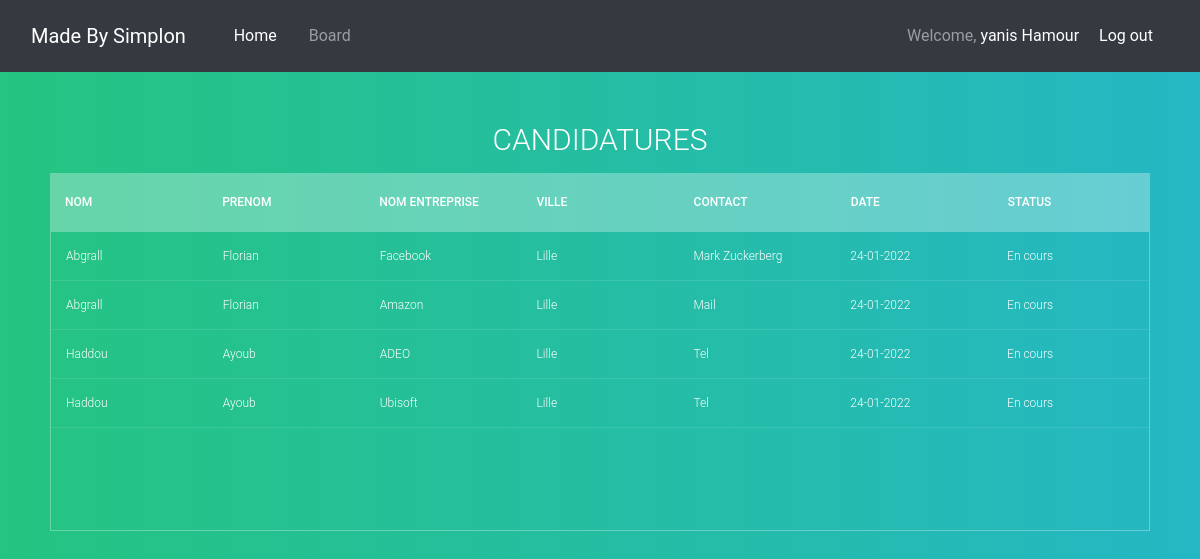
/board (signed in), run on the app's committed database.
### App/models.py (models this page shows, shortened)
class Users(db.Model,UserMixin):
    id = db.Column(db.Integer(), primary_key=True, nullable=False, unique=True)
    last_name = db.Column(db.String(length=30), nullable=False)
    first_name = db.Column(db.String(length=30), nullable=False)
    email_address = db.Column(db.String(length=50), nullable=False, unique=True)
    password_hash = db.Column(db.String(length=60), nullable=False)
    telephone_number = db.Column(db.String(length=10), nullable=True)
    is_admin = db.Column(db.Boolean(), nullable=False, default=False)

class Enterprise(db.Model):
    id = db.Column(db.Integer(), primary_key=True, nullable=False, unique=True)
    name = db.Column(db.String(length=50), nullable=False)
    place = db.Column(db.String(length=50))

class Candidacy(db.Model):
    id = db.Column(db.Integer(), primary_key=True, nullable=False, unique=True)
    user_id = db.Column(db.Integer(), nullable=False)
    enterprise_id = db.Column(db.Integer(), nullable=False)
    contact = db.Column(db.String(length=50), nullable=False)
    date = db.Column(db.String(), nullable=False)
    date_retry = db.Column(db.String(), nullable=True)
    status = db.Column(db.String(), nullable=True, default="En cours")

### App/routes.py (the view)
@app.route('/board', methods=['GET','POST'])
@login_required
def board_page():
    req = Request()
    if (current_user.is_admin == True):
        return render_template('board.html', title = ["Nom", "Prenom","Nom Entreprise", "Ville","Contact", "Date", "Status"],User=req.request_all_nomination())
    else:
        return render_template('board.html', title = ["ID","Nom Entreprise", "Ville","Contact", "Date", "Status",""],User=req.request_nomination_by_id(current_user.id))

### App/models.py (called while the page is built)
@login_manager.user_loader
def load_user(user_id):
    return Users.query.get(int(user_id))

### App/request.py (called while the page is built)
    def get_db_connection(self):
        return(sqlite3.connect('App/candidature.db'))

    def request_all_nomination(self):
        connection = self.get_db_connection()
        request = "SELECT Users.last_name, Users.first_name, Enterprise.name, Enterprise.place, Candidacy.contact, Candidacy.date, Candidacy.status FROM Users, Candidacy, Enterprise WHERE Users.id = Candidacy.user_id AND Candidacy.enterprise_id = Enterprise.id"
        result = connection.execute(request).fetchall()
        connection.close()
        return result

### App/templates/board.html (shortened to what this page needs)
{% extends "base.html" %}
{% block content %}
<section>
  <h1>Candidatures</h1>
  <div class="tbl-header">
    <table cellpadding="0" cellspacing="0" border="0">
      <thead>
        <tr>
          {% for col_name in title %}
          <th>{{ col_name }}</th>
          {% endfor %}
        </tr>
      </thead>
    </table>
  </div>
  <div class="tbl-content">
    <table cellpadding="0" cellspacing="0" border="0">
      <tbody>
        {% for row in User%}
        <tr>
          {% for info in row %}
          <td>{{ info }}</td>
          {% endfor %}
        </tr>
        {% endfor %}
      </tbody>
    </table>
  </div>
</section>
{% endblock %}

### App/templates/base.html (shortened to what this page needs)
<!doctype html>
<html lang="en">
<head>
  <link rel="stylesheet" href="https://stackpath.bootstrapcdn.com/bootstrap/4.4.1/css/bootstrap.min.css"
 />
  <link rel="stylesheet" href="https://stackpath.bootstrapcdn.com/font-awesome/4.7.0/css/font-awesome.min.css"
 />
  <link rel="stylesheet" href="/static/style.css">
</head>
<body>
  <nav class="navbar navbar-expand-lg navbar-dark bg-dark">
    <div class="col-2">
    <a class="navbar-brand" href="#">Made By Simplon</a>
    </div>
    <div class="collapse navbar-collapse col-7" id="navbar">
      <ul class="navbar-nav">
        <li class="nav-item">
          <a class="nav-link active" aria-current="page" href="{{ url_for('home_page') }}">Home</a>
        </li>
        {% if current_user.is_authenticated %}
        <li class="nav-item ml-3">
          <a class="nav-link" href="{{ url_for('board_page') }}">Board</a>
        </li>
        {% else %}
        <li class="nav-item ml-3">
          <a class="nav-link" href="{{ url_for('login_page') }}">Board</a>
        </li>
        {% endif %}
      </ul>
    </div>
      <div class="col-3">
        {% if current_user.is_authenticated %}
        <span class="navbar-text">
          Welcome,
          <a href="{{ url_for('modify_profile') }}"> {{ current_user.first_name }} {{ current_user.last_name }}</a>
        </span>
        <span class="navbar-text">
          <a class="nav-link" href="{{ url_for('logout_page') }}">Log out</a>
        </span>
        {% else %}
        <span class="navbar-text">
          <a class="nav-link" href="{{ url_for('login_page') }}">Log in</a>
        </span>
        {% endif %}
      </div>
  </nav>
  {% block content %}
  {% endblock %}
  </body>
</html>

### App/static/style.css (style rules this page uses)
h1 { font-size: 30px; color: #fff; text-transform: uppercase; font-weight: 300; text-align: center; margin-bottom: 15px; }
table { width:100%; table-layout: fixed; }
section { border-radius: 20px; }
.tbl-header { background-color: rgba(255,255,255,0.3); }
.tbl-content { height:300px; overflow-x:auto; margin-top: 0px; border: 1px solid rgba(255,255,255,0.3); }
th { padding: 20px 15px; text-align: left; font-weight: 500; font-size: 12px; color: #fff; text-transform: uppercase; }
td { padding: 15px; text-align: left; vertical-align:middle; font-weight: 300; font-size: 12px; color: #fff; border-bottom: solid 1px rgba(255,255,255,0.1); }
body { background: -webkit-linear-gradient(left, #25c481, #25b7c4); background: linear-gradient(to right, #25c481, #25b7c4); font-family: 'Roboto', sans-serif; }
section { margin:50px; }
a, a:hover { color: #fff; }

### data on the page
Users: first_name "yanis", last_name "Hamour"
Candidacy: contact "Mark Zuckerberg", date "24-01-2022", status "En cours"
Users: last_name "Abgrall", first_name "Florian"
Enterprise: name "Facebook", place "Lille"
Candidacy: contact "Mail", date "24-01-2022", status "En cours"
Enterprise: name "Amazon", place "Lille"
Candidacy: contact "Tel", date "24-01-2022", status "En cours"
Users: last_name "Haddou", first_name "Ayoub"
Enterprise: name "ADEO", place "Lille"
Candidacy: contact "Tel", date "24-01-2022", status "En cours"
Enterprise: name "Ubisoft", place "Lille"

### other printed values
{{ col_name }} "NOM" "PRENOM" "NOM ENTREPRISE" "VILLE" "CONTACT" "DATE" "STATUS"
